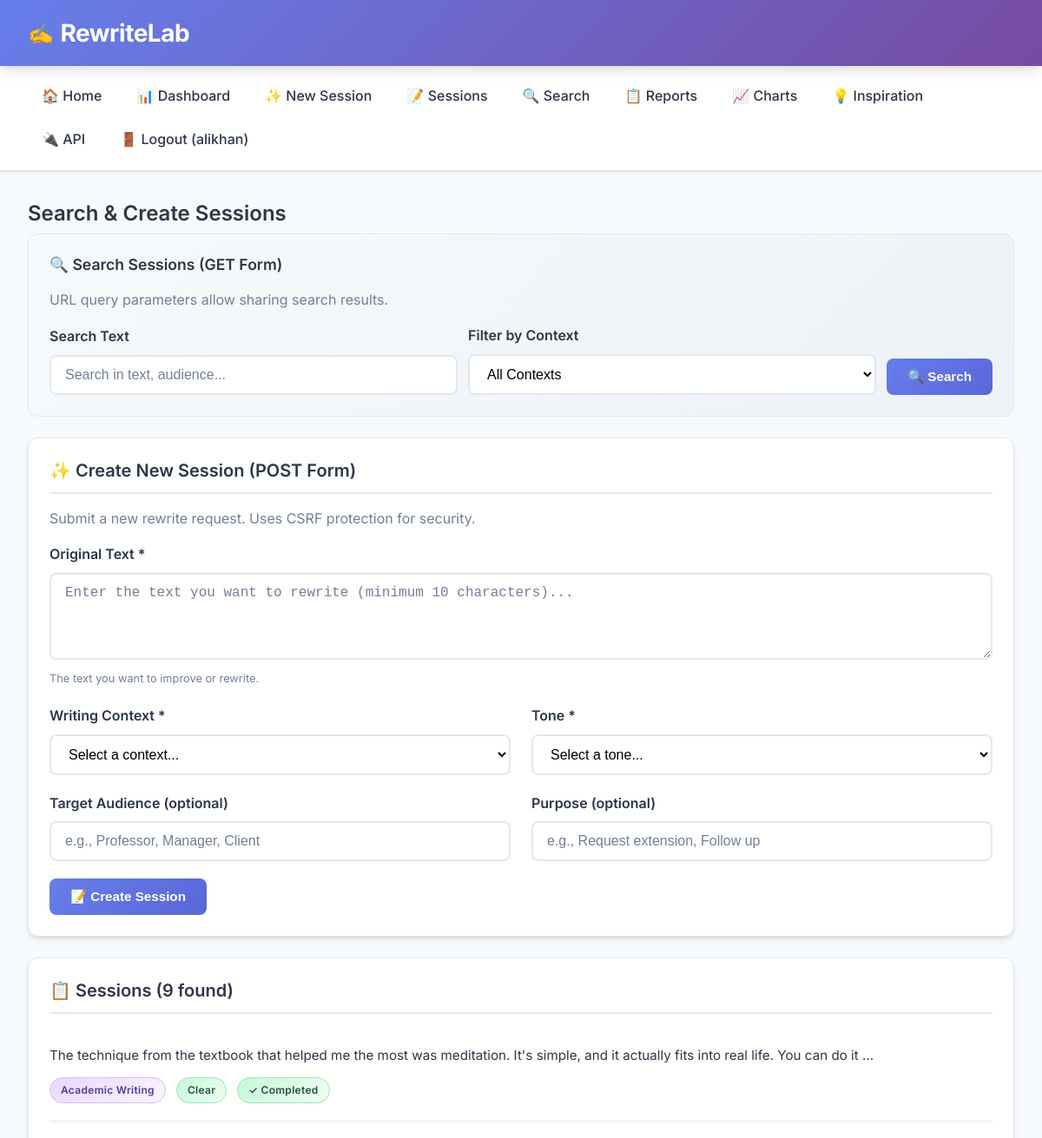
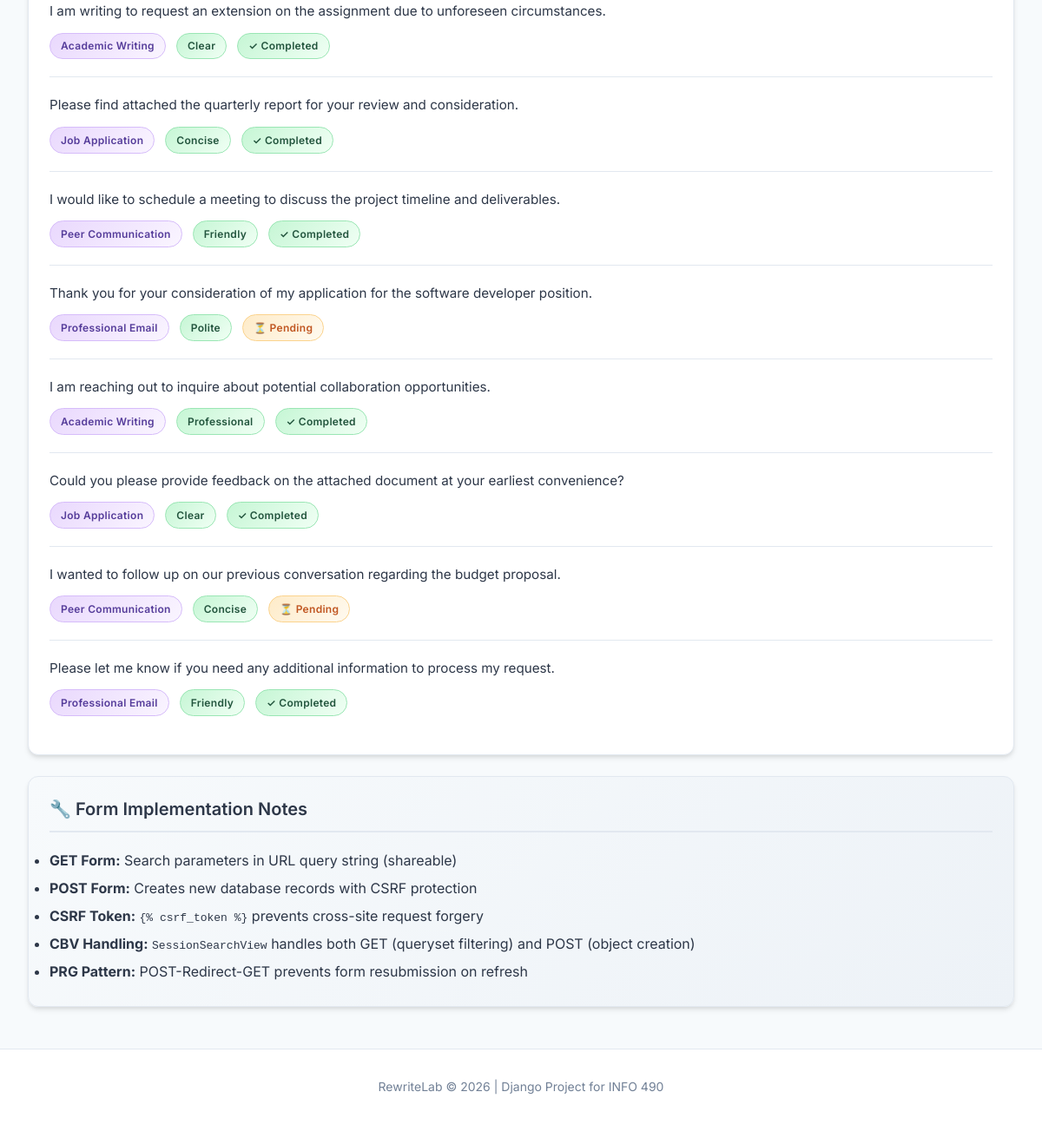
/sessions/search/ (signed in), run on the app's committed database (2 pictures, top to bottom).
### rewrites/models.py (models this page shows, shortened)
class RewriteSession(models.Model):
    original_text = models.TextField(
        validators=[MinLengthValidator(10)],
        help_text="The original text submitted by the user for rewriting"
    )
    user = models.ForeignKey(
        settings.AUTH_USER_MODEL,
        on_delete=models.CASCADE,
        related_name='rewrite_sessions',
        null=True,
        blank=True,
        help_text="The user who created this session (null for legacy/anonymous)"
    )
    context = models.ForeignKey(
        RewriteContext,
        on_delete=models.PROTECT,
        related_name='sessions',
        help_text="The writing context selected for this rewrite"
    )
    tone = models.ForeignKey(
        ToneOption,
        on_delete=models.PROTECT,
        related_name='sessions',
        help_text="The tone selected for this rewrite"
    )
    audience = models.CharField(
        max_length=100,
        blank=True,
        default='',
        help_text="Optional: intended audience (e.g., 'professor', 'manager')"
    )
    purpose = models.CharField(
        max_length=200,
        blank=True,
        default='',
        help_text="Optional: purpose of the text (e.g., 'request extension', 'follow up')"
    )
    session_token = models.CharField(
        max_length=64,
        unique=True,
        help_text="Unique token to identify this session (for URL sharing)"
    )
    is_completed = models.BooleanField(
        default=False,
        help_text="Whether rewrites have been successfully generated"
    )
    created_at = models.DateTimeField(auto_now_add=True)
    updated_at = models.DateTimeField(auto_now=True)
    class Meta:
        ordering = ['-created_at']
        verbose_name = "Rewrite Session"
        verbose_name_plural = "Rewrite Sessions"
        constraints = [
            models.UniqueConstraint(
                fields=['original_text', 'context', 'tone'],
                name='unique_text_context_tone_combination'
            )
        ]
    def get_absolute_url(self):
        return reverse('rewrites:session_detail', kwargs={'pk': self.pk})

class RewriteContext(models.Model):
    name = models.CharField(
        max_length=100,
        unique=True,
        help_text="Name of the writing context (e.g., 'Professional Email')"
    )
    description = models.TextField(
        help_text="Detailed description of when this context should be used"
    )
    guidelines = models.TextField(
        help_text="Specific guidelines for the LLM when rewriting in this context"
    )
    is_active = models.BooleanField(
        default=True,
        help_text="Whether this context is available for users to select"
    )
    created_at = models.DateTimeField(auto_now_add=True)
    updated_at = models.DateTimeField(auto_now=True)
    class Meta:
        ordering = ['name']
        verbose_name = "Rewrite Context"
        verbose_name_plural = "Rewrite Contexts"

class ToneOption(models.Model):
    name = models.CharField(
        max_length=50,
        unique=True,
        help_text="Name of the tone (e.g., 'Polite', 'Professional')"
    )
    description = models.TextField(
        help_text="Description of what this tone conveys"
    )
    prompt_modifier = models.TextField(
        help_text="Instructions added to the LLM prompt to achieve this tone"
    )
    intensity_level = models.PositiveSmallIntegerField(
        default=5,
        help_text="Intensity level from 1 (subtle) to 10 (strong)"
    )
    is_active = models.BooleanField(
        default=True,
        help_text="Whether this tone is available for users to select"
    )
    created_at = models.DateTimeField(auto_now_add=True)
    updated_at = models.DateTimeField(auto_now=True)
    class Meta:
        ordering = ['name']
        verbose_name = "Tone Option"
        verbose_name_plural = "Tone Options"

### rewrites/views.py (the view, shortened to what this page needs)
# urls.py: path('sessions/search/', views.SessionSearchView.as_view(), name='session_search'),  # CBV with GET/POST
class SessionSearchView(LoginRequiredMixin, ListView):
    login_url = 'rewrites:login'
    model = RewriteSession
    template_name = 'rewrites/session_search.html'
    context_object_name = 'sessions'
    def get_queryset(self):
        queryset = RewriteSession.objects.select_related('context', 'tone').all()
        q = self.request.GET.get('q', '')
        context_filter = self.request.GET.get('context', '')
        if q:
            queryset = queryset.filter(
                Q(original_text__icontains=q) |
                Q(audience__icontains=q)
            )
        if context_filter:
            queryset = queryset.filter(context__id=context_filter)
        return queryset
    def get_context_data(self, **kwargs):
        context = super().get_context_data(**kwargs)
        context['title'] = 'Search & Create Sessions'
        context['contexts'] = RewriteContext.objects.filter(is_active=True)
        context['tones'] = ToneOption.objects.filter(is_active=True)
        context['search_query'] = self.request.GET.get('q', '')
        context['context_filter'] = self.request.GET.get('context', '')
        context['success_message'] = self.request.GET.get('success', '')
        return context

### rewrites/templates/rewrites/session_search.html (shortened to what this page needs)
{% extends 'base.html' %}
{% block content %}
<h2>{{ title }}</h2>
<div class="search-section">
    <h3>🔍 Search Sessions (GET Form)</h3>
    <p class="text-muted mb-2">URL query parameters allow sharing search results.</p>
    <form method="GET" action="{% url 'rewrites:session_search' %}" class="form-inline">
        <div class="form-group">
            <label for="q">Search Text</label>
            <input type="text" id="q" name="q" value="{{ search_query }}"
                   class="form-control" placeholder="Search in text, audience...">
        </div>
        <div class="form-group">
            <label for="context">Filter by Context</label>
            <select name="context" id="context" class="form-control">
                <option value="">All Contexts</option>
            </select>
        </div>
        <button type="submit" class="btn btn-primary">🔍 Search</button>
    </form>
</div>
<div class="card">
    <h3>✨ Create New Session (POST Form)</h3>
    <p class="text-muted mb-2">Submit a new rewrite request. Uses CSRF protection for security.</p>
    <form method="POST" action="{% url 'rewrites:session_search' %}">
        <div class="form-group">
            <label for="original_text">Original Text *</label>
            <textarea id="original_text" name="original_text" class="form-control"
                      rows="4" placeholder="Enter the text you want to rewrite (minimum 10 characters)..."
                      required>{% if form_data %}{{ form_data.original_text }}{% endif %}</textarea>
            <p class="form-help">The text you want to improve or rewrite.</p>
        </div>
        <div class="grid-2">
            <div class="form-group">
                <label for="post_context">Writing Context *</label>
                <select id="post_context" name="context" class="form-control" required>
                    <option value="">Select a context...</option>
                </select>
            </div>
            <div class="form-group">
                <label for="post_tone">Tone *</label>
                <select id="post_tone" name="tone" class="form-control" required>
                    <option value="">Select a tone...</option>
                </select>
            </div>
        </div>
        <div class="grid-2">
            <div class="form-group">
                <label for="audience">Target Audience (optional)</label>
                <input type="text" id="audience" name="audience" class="form-control"
                       placeholder="e.g., Professor, Manager, Client"
                       value="{% if form_data %}{{ form_data.audience }}{% endif %}">
            </div>
            <div class="form-group">
                <label for="purpose">Purpose (optional)</label>
                <input type="text" id="purpose" name="purpose" class="form-control"
                       placeholder="e.g., Request extension, Follow up"
                       value="{% if form_data %}{{ form_data.purpose }}{% endif %}">
            </div>
        </div>
        <button type="submit" class="btn btn-primary">📝 Create Session</button>
    </form>
</div>
<div class="card">
    <h3>📋 Sessions ({{ sessions|length }} found)</h3>
    {% for session in sessions %}
    <div class="session-item">
        <div class="text-preview">
            <a href="{{ session.get_absolute_url }}">
                {{ session.original_text|truncatewords:25 }}
            </a>
        </div>
        <div class="session-meta">
            <span class="badge badge-context">{{ session.context.name }}</span>
            <span class="badge badge-tone">{{ session.tone.name }}</span>
            {% if session.is_completed %}
            <span class="badge badge-completed">✓ Completed</span>
            {% else %}
            <span class="badge badge-pending">⏳ Pending</span>
            {% endif %}
        </div>
    </div>
    {% empty %}
    <div class="empty-state">
        <h3>No Sessions Found</h3>
        <p>No sessions match your search criteria, or there are no sessions yet.</p>
        <p>Create a new session using the form above!</p>
    </div>
    {% endfor %}
</div>
<div class="card" style="background: linear-gradient(135deg, #f7fafc 0%, #edf2f7 100%);">
    <h3>🔧 Form Implementation Notes</h3>
    <ul style="line-height: 2;">
        <li><strong>GET Form:</strong> Search parameters in URL query string (shareable)</li>
        <li><strong>POST Form:</strong> Creates new database records with CSRF protection</li>
        <li><strong>CSRF Token:</strong> <code>{%templatetag openblock%} csrf_token {%templatetag closeblock%}</code> prevents cross-site request forgery</li>
        <li><strong>CBV Handling:</strong> <code>SessionSearchView</code> handles both GET (queryset filtering) and POST (object creation)</li>
        <li><strong>PRG Pattern:</strong> POST-Redirect-GET prevents form resubmission on refresh</li>
    </ul>
</div>
{% endblock %}

### templates/base.html (shortened to what this page needs)
{% load static %}
<!DOCTYPE html>
<html lang="en">
<head>
    <link rel="stylesheet" href="{% static 'css/styles.css' %}?v=1.0">
</head>
<body>
    <header>
        <h1><a href="{% url 'rewrites:home' %}"><span class="logo-icon">✍️</span> RewriteLab</a></h1>
    </header>
    <nav>
        <ul>
            <li><a href="{% url 'rewrites:home' %}">🏠 Home</a></li>
            {% if user.is_authenticated %}
            <li><a href="{% url 'rewrites:dashboard' %}">📊 Dashboard</a></li>
            <li><a href="{% url 'rewrites:session_create' %}">✨ New Session</a></li>
            <li><a href="{% url 'rewrites:session_cbv_generic' %}">📝 Sessions</a></li>
            <li><a href="{% url 'rewrites:search' %}">🔍 Search</a></li>
            <li><a href="{% url 'rewrites:reports' %}">📋 Reports</a></li>
            <li><a href="{% url 'rewrites:vegalite_charts' %}">📈 Charts</a></li>
            <li><a href="{% url 'rewrites:external_quotes' %}">💡 Inspiration</a></li>
            <li><a href="{% url 'rewrites:api_summary' %}">🔌 API</a></li>
            <li><a href="{% url 'rewrites:logout' %}">🚪 Logout ({{ user.username }})</a></li>
            {% else %}
            <li><a href="{% url 'rewrites:login' %}">🔐 Login</a></li>
            <li><a href="{% url 'rewrites:register' %}">📝 Sign Up</a></li>
            {% endif %}
        </ul>
    </nav>
    <main>
        {% block content %}{% endblock %}
    </main>
    <footer>
        <p>RewriteLab &copy; 2026 | Django Project for INFO 490</p>
    </footer>
</body>
</html>

### data on the page
RewriteSession: original_text "The technique from the textbook that helped me the most was meditation. It's simple, and it actually fits into real life. You can do it …", context.name "Academic Writing", tone.name "Clear", is_completed "✓ Completed"
RewriteSession: original_text "I am writing to request an extension on the assignment due to unforeseen circumstances.", context.name "Academic Writing", tone.name "Clear", is_completed "✓ Completed"
RewriteSession: original_text "Please find attached the quarterly report for your review and consideration.", context.name "Job Application", tone.name "Concise", is_completed "✓ Completed"
RewriteSession: original_text "I would like to schedule a meeting to discuss the project timeline and deliverables.", context.name "Peer Communication", tone.name "Friendly", is_completed "✓ Completed"
RewriteSession: original_text "Thank you for your consideration of my application for the software developer position.", context.name "Professional Email", tone.name "Polite", is_completed "⏳ Pending"
RewriteSession: original_text "I am reaching out to inquire about potential collaboration opportunities.", context.name "Academic Writing", tone.name "Professional", is_completed "✓ Completed"
RewriteSession: original_text "Could you please provide feedback on the attached document at your earliest convenience?", context.name "Job Application", tone.name "Clear", is_completed "✓ Completed"
RewriteSession: original_text "I wanted to follow up on our previous conversation regarding the budget proposal.", context.name "Peer Communication", tone.name "Concise", is_completed "⏳ Pending"
RewriteSession: original_text "Please let me know if you need any additional information to process my request.", context.name "Professional Email", tone.name "Friendly", is_completed "✓ Completed"

### other printed values
{{ user.username }} "alikhan"
{{ title }} "Search & Create Sessions"
{{ sessions|length }} "9"
